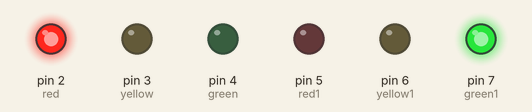
A sketch run on a simulated Arduino Uno, built with avr-gcc and run on an emulated ATmega328P. Parts: output pins drawn as LEDs (lit = HIGH).

Above: at 2.5 s.
At 6.0 s:
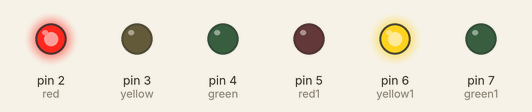
At 7.5 s:
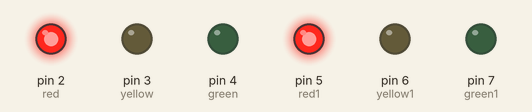
At 10.5 s:
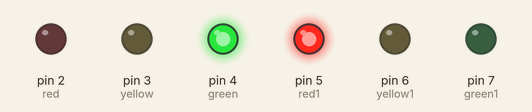
At 14.0 s:
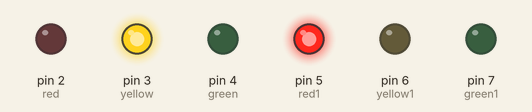
Timing chart, 0 to 20.8 s (numbered marks = the images above):
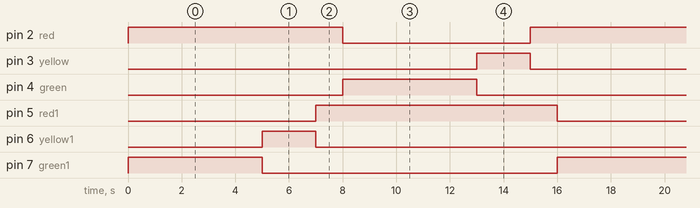

The sketch:

two_crossroads.ino
```cpp
int red = 2;
int yellow = 3;
int green = 4;
int red1 = 5;
int yellow1 = 6;
int green1 = 7;

void setup() {
  // Настраиваем пины
  pinMode(red, OUTPUT);
  pinMode(yellow, OUTPUT);
  pinMode(green, OUTPUT);
  pinMode(red1, OUTPUT);
  pinMode(yellow1, OUTPUT);
  pinMode(green1, OUTPUT);
}

void loop() {
  // === ФАЗА 1: Светофор 1 красный, Светофор 2 зеленый ===
  // (Машины едут по горизонтали)
  digitalWrite(red, HIGH);    // Светофор 1: 🔴
  digitalWrite(yellow, LOW);
  digitalWrite(green, LOW);

  digitalWrite(red1, LOW);    // Светофор 2: 🟢
  digitalWrite(yellow1, LOW);
  digitalWrite(green1, HIGH);
  delay(5000);  // 5 секунд едут

  // === ФАЗА 2: Светофор 2 желтый ===
  digitalWrite(red1, LOW);    // Светофор 2: 🟡
  digitalWrite(yellow1, HIGH);
  digitalWrite(green1, LOW);
  delay(2000);  // 2 секунды внимание

  // === ФАЗА 3: Пауза безопасности (оба красные) ===
  digitalWrite(red, HIGH);    // Светофор 1: 🔴
  digitalWrite(red1, HIGH);   // Светофор 2: 🔴
  digitalWrite(yellow1, LOW);
  delay(1000);  // 1 секунда пауза

  // === ФАЗА 4: Светофор 1 зеленый, Светофор 2 красный ===
  // (Машины едут по вертикали)
  digitalWrite(red, LOW);     // Светофор 1: 🟢
  digitalWrite(green, HIGH);

  digitalWrite(red1, HIGH);   // Светофор 2: 🔴
  digitalWrite(green1, LOW);
  delay(5000);  // 5 секунд едут

  // === ФАЗА 5: Светофор 1 желтый ===
  digitalWrite(green, LOW);   // Светофор 1: 🟡
  digitalWrite(yellow, HIGH);
  delay(2000);  // 2 секунды внимание

  // === ФАЗА 6: Пауза безопасности (оба красные) ===
  digitalWrite(yellow, LOW);
  digitalWrite(red, HIGH);    // Светофор 1: 🔴
  digitalWrite(red1, HIGH);   // Светофор 2: 🔴
  delay(1000);  // 1 секунда пауза

  // Начинаем цикл заново
}
```

Measured:
- by itself, pin 2 (red), pin 5 (red1): alternates HIGH for 9.0 s and LOW for 7.0 s
- by itself, pin 3 (yellow), pin 6 (yellow1): alternates HIGH for 2.0 s and LOW for 14.0 s
- by itself, pin 4 (green), pin 7 (green1): alternates HIGH for 5.0 s and LOW for 11.0 s
